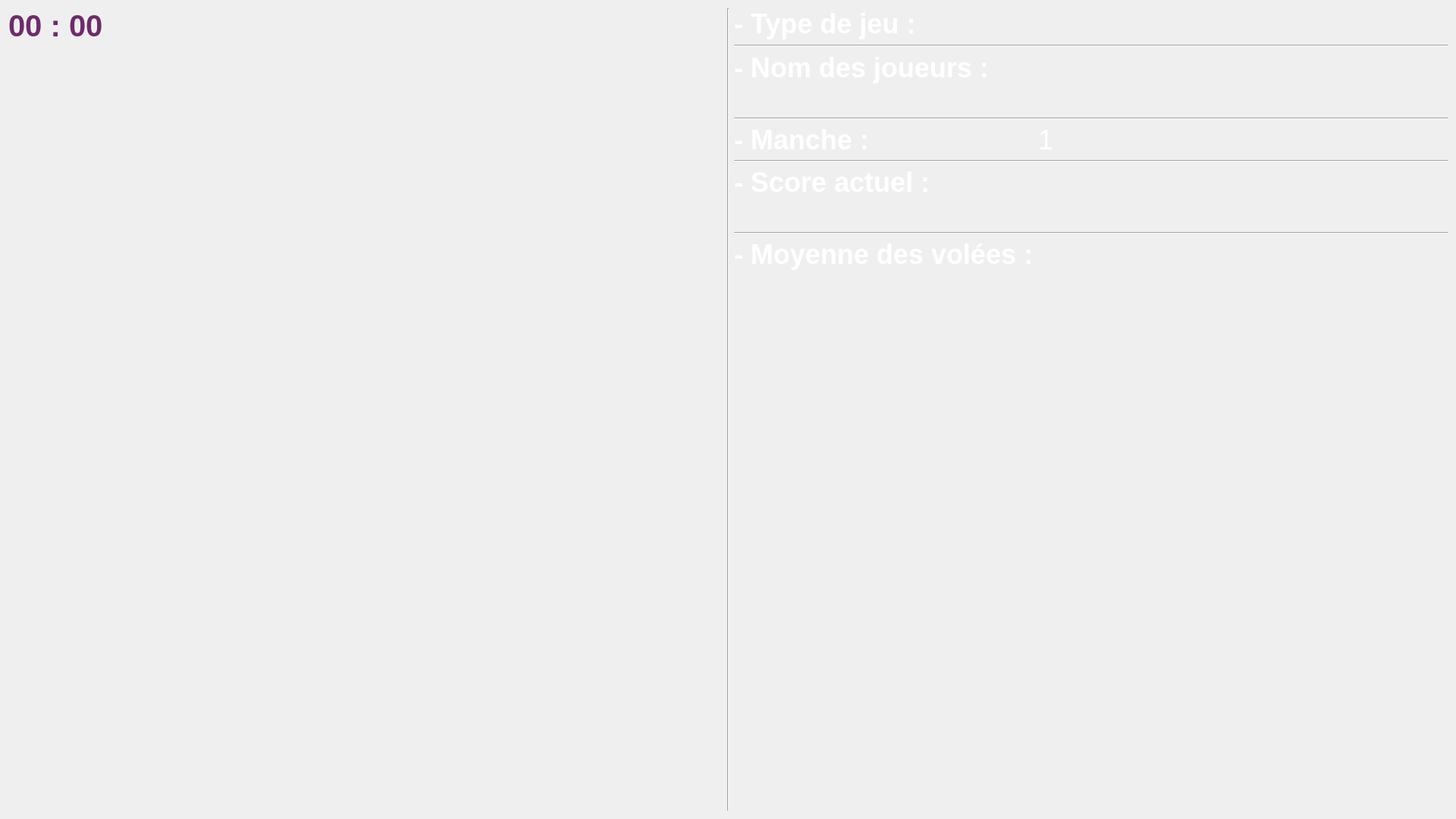
<?xml version="1.0" encoding="UTF-8"?>
<ui version="4.0">
 <class>Ihm</class>
 <widget class="QWidget" name="Ihm">
  <property name="geometry">
   <rect>
    <x>0</x>
    <y>0</y>
    <width>1920</width>
    <height>1080</height>
   </rect>
  </property>
  <property name="minimumSize">
   <size>
    <width>1024</width>
    <height>768</height>
   </size>
  </property>
  <property name="font">
   <font>
    <weight>50</weight>
    <bold>false</bold>
   </font>
  </property>
  <property name="windowTitle">
   <string>DARTS</string>
  </property>
  <property name="autoFillBackground">
   <bool>false</bool>
  </property>
  <property name="styleSheet">
   <string notr="true"> QWidget#ecranAttente
{
	background-image:url(:/ressources/background.png);
}

QWidget#ecranPartie
{
	background-image:url(:/ressources/background.png);
}

QWidget#ecranStatistique
{
	background-image:url(:/ressources/background.png);
}

QLabel#labelStatutAttente
{
	image:url(:/ressources/fondStatus.png);
	color: rgb(109, 43,107);
}

QLabel#labelHeureAttente
{
	color: rgb(109, 43,107);
}

QLabel#labelTempsPartie
{
	color: rgb(109, 43,107);
}

QLabel#labelHeureStatistique
{
	color: rgb(109, 43,107);
}

QLabel#winnerPartie
{
	image:url(:/ressources/fondStatus.png);
	color: rgb(109, 43,107);
}

QLabel#labelStatut
{
	image:url(:/ressources/fondStatus.png);
	color: rgb(109, 43,107);
}

QLabel
{
	color: rgb(255,255,255);
}
</string>
  </property>
  <layout class="QHBoxLayout" name="horizontalLayout">
   <property name="spacing">
    <number>0</number>
   </property>
   <property name="leftMargin">
    <number>0</number>
   </property>
   <property name="topMargin">
    <number>0</number>
   </property>
   <property name="rightMargin">
    <number>0</number>
   </property>
   <property name="bottomMargin">
    <number>0</number>
   </property>
   <item>
    <widget class="QStackedWidget" name="ecranDarts">
     <property name="styleSheet">
      <string notr="true"/>
     </property>
     <property name="currentIndex">
      <number>1</number>
     </property>
     <widget class="QWidget" name="ecranAttente">
      <property name="autoFillBackground">
       <bool>false</bool>
      </property>
      <property name="styleSheet">
       <string notr="true"/>
      </property>
      <layout class="QVBoxLayout" name="verticalLayout_2">
       <item>
        <layout class="QVBoxLayout" name="verticalLayout_3">
         <item>
          <layout class="QHBoxLayout" name="horizontalLayoutHeure">
           <property name="spacing">
            <number>0</number>
           </property>
           <item>
            <widget class="QLabel" name="labelHeureAttente">
             <property name="sizePolicy">
              <sizepolicy hsizetype="Preferred" vsizetype="Preferred">
               <horstretch>0</horstretch>
               <verstretch>0</verstretch>
              </sizepolicy>
             </property>
             <property name="font">
              <font>
               <pointsize>30</pointsize>
               <weight>75</weight>
               <bold>true</bold>
              </font>
             </property>
             <property name="text">
              <string>00 : 00</string>
             </property>
             <property name="alignment">
              <set>Qt::AlignLeading|Qt::AlignLeft|Qt::AlignTop</set>
             </property>
             <property name="margin">
              <number>0</number>
             </property>
             <property name="indent">
              <number>0</number>
             </property>
            </widget>
           </item>
          </layout>
         </item>
         <item>
          <layout class="QHBoxLayout" name="horizontalLayoutLogo">
           <property name="spacing">
            <number>0</number>
           </property>
           <property name="sizeConstraint">
            <enum>QLayout::SetNoConstraint</enum>
           </property>
           <property name="topMargin">
            <number>0</number>
           </property>
           <item>
            <widget class="QLabel" name="labelLogo">
             <property name="sizePolicy">
              <sizepolicy hsizetype="Preferred" vsizetype="Preferred">
               <horstretch>0</horstretch>
               <verstretch>0</verstretch>
              </sizepolicy>
             </property>
             <property name="maximumSize">
              <size>
               <width>1000</width>
               <height>1000</height>
              </size>
             </property>
             <property name="sizeIncrement">
              <size>
               <width>0</width>
               <height>0</height>
              </size>
             </property>
             <property name="baseSize">
              <size>
               <width>0</width>
               <height>0</height>
              </size>
             </property>
             <property name="text">
              <string/>
             </property>
             <property name="pixmap">
              <pixmap resource="ressources.qrc">:/ressources/logoDarts.png</pixmap>
             </property>
             <property name="scaledContents">
              <bool>true</bool>
             </property>
             <property name="alignment">
              <set>Qt::AlignCenter</set>
             </property>
            </widget>
           </item>
          </layout>
         </item>
         <item>
          <layout class="QHBoxLayout" name="horizontalLayoutStatut">
           <item>
            <widget class="QLabel" name="labelStatutAttente">
             <property name="sizePolicy">
              <sizepolicy hsizetype="Minimum" vsizetype="Minimum">
               <horstretch>0</horstretch>
               <verstretch>0</verstretch>
              </sizepolicy>
             </property>
             <property name="font">
              <font>
               <pointsize>30</pointsize>
               <weight>75</weight>
               <bold>true</bold>
              </font>
             </property>
             <property name="styleSheet">
              <string notr="true"/>
             </property>
             <property name="text">
              <string>En attente de connexion</string>
             </property>
             <property name="alignment">
              <set>Qt::AlignCenter</set>
             </property>
            </widget>
           </item>
          </layout>
         </item>
        </layout>
       </item>
      </layout>
     </widget>
     <widget class="QWidget" name="ecranPartie">
      <layout class="QHBoxLayout" name="horizontalLayout_9">
       <item>
        <layout class="QHBoxLayout" name="horizontalLayout_8">
         <item>
          <layout class="QVBoxLayout" name="verticalLayoutVisualisation">
           <item>
            <widget class="QLabel" name="labelTempsPartie">
             <property name="font">
              <font>
               <pointsize>30</pointsize>
               <weight>75</weight>
               <bold>true</bold>
              </font>
             </property>
             <property name="text">
              <string>00 : 00</string>
             </property>
             <property name="alignment">
              <set>Qt::AlignLeading|Qt::AlignLeft|Qt::AlignTop</set>
             </property>
            </widget>
           </item>
           <item>
            <widget class="QLabel" name="labelVisualisationimpact">
             <property name="text">
              <string/>
             </property>
             <property name="pixmap">
              <pixmap resource="ressources.qrc">:/ressources/cible.png</pixmap>
             </property>
            </widget>
           </item>
           <item>
            <widget class="QLabel" name="labelStatut">
             <property name="font">
              <font>
               <pointsize>30</pointsize>
               <weight>75</weight>
               <bold>true</bold>
              </font>
             </property>
             <property name="text">
              <string/>
             </property>
             <property name="alignment">
              <set>Qt::AlignCenter</set>
             </property>
            </widget>
           </item>
          </layout>
         </item>
         <item>
          <layout class="QVBoxLayout" name="verticalLayoutSeparateur">
           <property name="spacing">
            <number>6</number>
           </property>
           <property name="sizeConstraint">
            <enum>QLayout::SetDefaultConstraint</enum>
           </property>
           <item>
            <widget class="Line" name="line">
             <property name="orientation">
              <enum>Qt::Vertical</enum>
             </property>
            </widget>
           </item>
          </layout>
         </item>
         <item>
          <layout class="QVBoxLayout" name="verticalLayoutInformation">
           <item>
            <layout class="QFormLayout" name="formLayoutInformation">
             <item row="0" column="0">
              <widget class="QLabel" name="labelTypeJeu">
               <property name="font">
                <font>
                 <pointsize>27</pointsize>
                 <weight>75</weight>
                 <bold>true</bold>
                </font>
               </property>
               <property name="text">
                <string>- Type de jeu :</string>
               </property>
              </widget>
             </item>
             <item row="0" column="1">
              <widget class="QLabel" name="typeJeu">
               <property name="font">
                <font>
                 <pointsize>27</pointsize>
                </font>
               </property>
               <property name="text">
                <string/>
               </property>
              </widget>
             </item>
             <item row="1" column="0" colspan="2">
              <widget class="Line" name="lineSeparateurTypeJeu">
               <property name="minimumSize">
                <size>
                 <width>50</width>
                 <height>5</height>
                </size>
               </property>
               <property name="orientation">
                <enum>Qt::Horizontal</enum>
               </property>
              </widget>
             </item>
             <item row="2" column="0" colspan="2">
              <widget class="QLabel" name="labelNomjoueurs">
               <property name="font">
                <font>
                 <pointsize>27</pointsize>
                 <weight>75</weight>
                 <bold>true</bold>
                </font>
               </property>
               <property name="text">
                <string>- Nom des joueurs :</string>
               </property>
              </widget>
             </item>
             <item row="4" column="0" colspan="2">
              <widget class="Line" name="lineNomJoueurs">
               <property name="minimumSize">
                <size>
                 <width>0</width>
                 <height>0</height>
                </size>
               </property>
               <property name="orientation">
                <enum>Qt::Horizontal</enum>
               </property>
              </widget>
             </item>
             <item row="5" column="0">
              <widget class="QLabel" name="labelManche">
               <property name="font">
                <font>
                 <pointsize>27</pointsize>
                 <weight>75</weight>
                 <bold>true</bold>
                </font>
               </property>
               <property name="text">
                <string>- Manche : </string>
               </property>
              </widget>
             </item>
             <item row="5" column="1">
              <widget class="QLabel" name="manche">
               <property name="font">
                <font>
                 <pointsize>27</pointsize>
                </font>
               </property>
               <property name="text">
                <string>1</string>
               </property>
              </widget>
             </item>
             <item row="6" column="0" colspan="2">
              <widget class="Line" name="lineManche">
               <property name="minimumSize">
                <size>
                 <width>0</width>
                 <height>0</height>
                </size>
               </property>
               <property name="orientation">
                <enum>Qt::Horizontal</enum>
               </property>
              </widget>
             </item>
             <item row="7" column="0" colspan="2">
              <widget class="QLabel" name="labelScoreActuel">
               <property name="font">
                <font>
                 <pointsize>27</pointsize>
                 <weight>75</weight>
                 <bold>true</bold>
                </font>
               </property>
               <property name="text">
                <string>- Score actuel : </string>
               </property>
              </widget>
             </item>
             <item row="9" column="0" colspan="2">
              <widget class="Line" name="lineScoreActuel">
               <property name="minimumSize">
                <size>
                 <width>0</width>
                 <height>0</height>
                </size>
               </property>
               <property name="orientation">
                <enum>Qt::Horizontal</enum>
               </property>
              </widget>
             </item>
             <item row="10" column="0">
              <widget class="QLabel" name="labelMoyenneVolees">
               <property name="enabled">
                <bool>true</bool>
               </property>
               <property name="font">
                <font>
                 <pointsize>27</pointsize>
                 <weight>75</weight>
                 <bold>true</bold>
                </font>
               </property>
               <property name="text">
                <string>- Moyenne des volées :</string>
               </property>
              </widget>
             </item>
             <item row="3" column="0">
              <widget class="QLabel" name="nomJoueur">
               <property name="font">
                <font>
                 <pointsize>22</pointsize>
                </font>
               </property>
               <property name="text">
                <string/>
               </property>
              </widget>
             </item>
             <item row="8" column="0">
              <widget class="QLabel" name="scoreActuel">
               <property name="font">
                <font>
                 <pointsize>22</pointsize>
                </font>
               </property>
               <property name="text">
                <string/>
               </property>
              </widget>
             </item>
             <item row="11" column="0">
              <widget class="QLabel" name="moyenneVolee">
               <property name="font">
                <font>
                 <pointsize>22</pointsize>
                </font>
               </property>
               <property name="text">
                <string/>
               </property>
              </widget>
             </item>
            </layout>
           </item>
          </layout>
         </item>
        </layout>
       </item>
      </layout>
     </widget>
     <widget class="QWidget" name="ecranStatistique">
      <layout class="QVBoxLayout" name="verticalLayout_4">
       <item>
        <layout class="QVBoxLayout" name="verticalLayoutStatistique">
         <item>
          <widget class="QLabel" name="labelHeureStatistique">
           <property name="sizePolicy">
            <sizepolicy hsizetype="Expanding" vsizetype="Expanding">
             <horstretch>0</horstretch>
             <verstretch>0</verstretch>
            </sizepolicy>
           </property>
           <property name="font">
            <font>
             <pointsize>30</pointsize>
             <weight>75</weight>
             <bold>true</bold>
            </font>
           </property>
           <property name="text">
            <string>00 : 00</string>
           </property>
           <property name="alignment">
            <set>Qt::AlignLeading|Qt::AlignLeft|Qt::AlignTop</set>
           </property>
          </widget>
         </item>
         <item>
          <widget class="QLabel" name="winnerPartie">
           <property name="sizePolicy">
            <sizepolicy hsizetype="Expanding" vsizetype="Expanding">
             <horstretch>0</horstretch>
             <verstretch>0</verstretch>
            </sizepolicy>
           </property>
           <property name="font">
            <font>
             <pointsize>50</pointsize>
             <weight>75</weight>
             <bold>true</bold>
            </font>
           </property>
           <property name="text">
            <string>Winner Fabien</string>
           </property>
           <property name="scaledContents">
            <bool>false</bool>
           </property>
           <property name="alignment">
            <set>Qt::AlignCenter</set>
           </property>
          </widget>
         </item>
         <item>
          <layout class="QHBoxLayout" name="horizontalLayout_2">
           <item>
            <layout class="QGridLayout" name="gridLayout">
             <property name="sizeConstraint">
              <enum>QLayout::SetMinimumSize</enum>
             </property>
             <item row="3" column="0">
              <widget class="QLabel" name="labelVoleesMaxStatistique">
               <property name="font">
                <font>
                 <pointsize>30</pointsize>
                 <weight>75</weight>
                 <bold>true</bold>
                </font>
               </property>
               <property name="text">
                <string>- Volée maximale : </string>
               </property>
              </widget>
             </item>
             <item row="0" column="0">
              <widget class="QLabel" name="labelMoyenneVoleesStatistique">
               <property name="enabled">
                <bool>true</bool>
               </property>
               <property name="font">
                <font>
                 <pointsize>30</pointsize>
                 <weight>75</weight>
                 <bold>true</bold>
                </font>
               </property>
               <property name="text">
                <string>- Moyenne des volées : </string>
               </property>
               <property name="alignment">
                <set>Qt::AlignBottom|Qt::AlignLeading|Qt::AlignLeft</set>
               </property>
              </widget>
             </item>
             <item row="2" column="0">
              <widget class="QLabel" name="labelNombreVoleesStatistique">
               <property name="font">
                <font>
                 <pointsize>30</pointsize>
                 <weight>75</weight>
                 <bold>true</bold>
                </font>
               </property>
               <property name="text">
                <string>- Nombre de volées : </string>
               </property>
              </widget>
             </item>
             <item row="4" column="0">
              <widget class="QLabel" name="labelDureePartie">
               <property name="enabled">
                <bool>true</bool>
               </property>
               <property name="font">
                <font>
                 <pointsize>30</pointsize>
                 <weight>75</weight>
                 <bold>true</bold>
                </font>
               </property>
               <property name="text">
                <string>- Durée partie : </string>
               </property>
              </widget>
             </item>
             <item row="3" column="1">
              <widget class="QLabel" name="voleeMax">
               <property name="font">
                <font>
                 <pointsize>30</pointsize>
                 <weight>75</weight>
                 <bold>true</bold>
                </font>
               </property>
               <property name="text">
                <string/>
               </property>
              </widget>
             </item>
             <item row="2" column="1">
              <widget class="QLabel" name="nbVolees">
               <property name="font">
                <font>
                 <pointsize>30</pointsize>
                 <weight>75</weight>
                 <bold>true</bold>
                </font>
               </property>
               <property name="text">
                <string/>
               </property>
              </widget>
             </item>
             <item row="1" column="0">
              <widget class="QLabel" name="moyenneVolees">
               <property name="font">
                <font>
                 <pointsize>25</pointsize>
                </font>
               </property>
               <property name="text">
                <string/>
               </property>
              </widget>
             </item>
             <item row="4" column="1">
              <widget class="QLabel" name="tempsPartie">
               <property name="font">
                <font>
                 <pointsize>30</pointsize>
                 <weight>75</weight>
                 <bold>true</bold>
                </font>
               </property>
               <property name="text">
                <string/>
               </property>
              </widget>
             </item>
            </layout>
           </item>
           <item>
            <widget class="QLabel" name="labelLogoJeu">
             <property name="maximumSize">
              <size>
               <width>700</width>
               <height>700</height>
              </size>
             </property>
             <property name="text">
              <string/>
             </property>
             <property name="pixmap">
              <pixmap resource="ressources.qrc">:/ressources/logoDarts.png</pixmap>
             </property>
             <property name="scaledContents">
              <bool>true</bool>
             </property>
             <property name="alignment">
              <set>Qt::AlignCenter</set>
             </property>
             <property name="margin">
              <number>0</number>
             </property>
            </widget>
           </item>
          </layout>
         </item>
        </layout>
       </item>
      </layout>
     </widget>
    </widget>
   </item>
  </layout>
 </widget>
 <layoutdefault spacing="6" margin="11"/>
 <resources>
  <include location="ressources.qrc"/>
 </resources>
 <connections/>
</ui>
